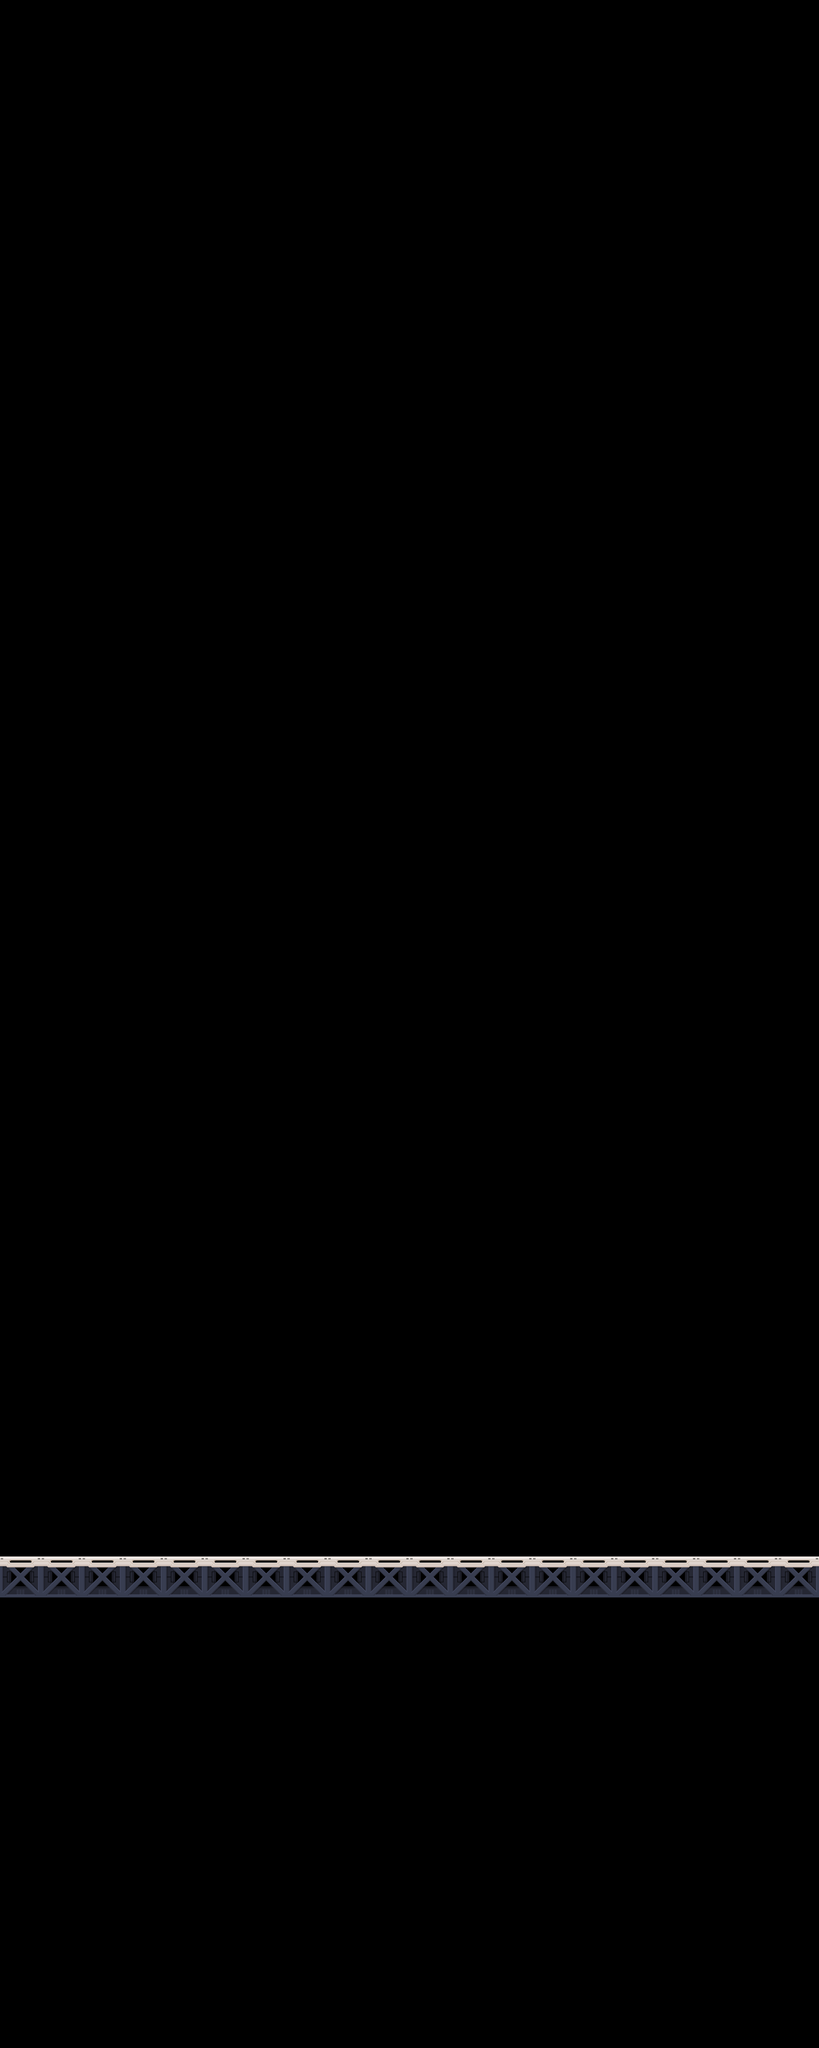

Below is a game level as drawn by its tile map, then a one-line description and the .tmx that defines it (tile-layer data replaced by summaries):
An orthogonal 20x50 tile map with 128x128 px tiles, 1 tile layer (level).

<map version="1.0" tiledversion="1.0.3" orientation="orthogonal" renderorder="right-down" width="20" height="50" tilewidth="128" tileheight="128" nextobjectid="1">
 <tileset firstgid="1" source="tileset.tsx" />
 <layer name="level" width="20" height="50">
  <data>[1000 cells, 20 non-empty, 1 distinct tile ids]</data>
 </layer>
</map>
